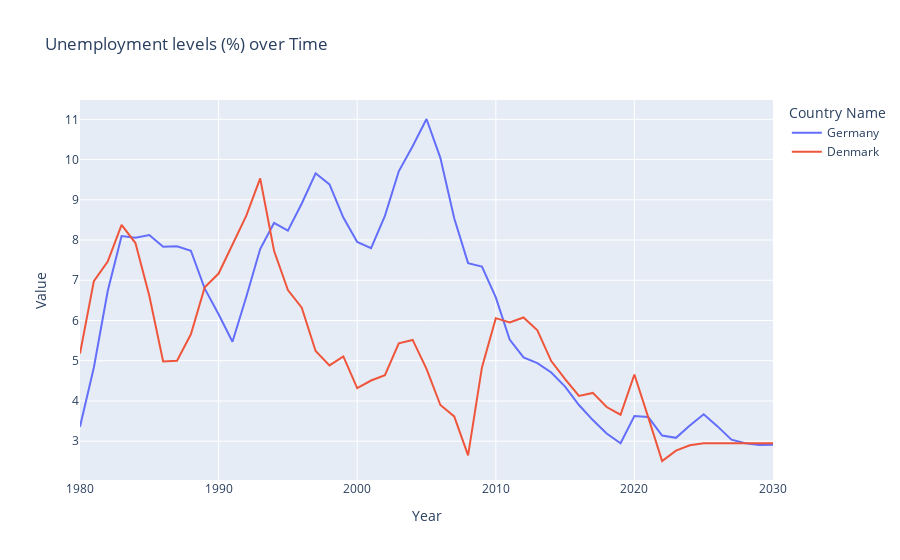

Notebook cell for this chart:
### Code cell
Unemployment(['Denmark','Germany'],df_full_country_list )

### Figure 1 — Plotly figure (JSON) as saved in the notebook; plotly's stock layout.template omitted (floating-point values rounded to 4 significant figures)
{"data": [{"hovertemplate": "Country Name=Germany<br>Year=%{x}<br>Value=%{y}<extra></extra>", "legendgroup": "Germany", "line": {"color": "#636efa", "dash": "solid"}, "marker": {"symbol": "circle"}, "mode": "lines", "name": "Germany", "orientation": "v", "showlegend": true, "type": "scatter", "x": [1980, 1981, 1982, 1983, 1984, 1985, 1986, 1987, 1988, 1989, 1990, 1991, 1992, 1993, 1994, 1995, 1996, 1997, 1998, 1999, 2000, 2001, 2002, 2003, 2004, 2005, 2006, 2007, 2008, 2009, 2010, 2011, 2012, 2013, 2014, 2015, 2016, 2017, 2018, 2019, 2020, 2021, 2022, 2023, 2024, 2025, 2026, 2027, 2028, 2029, 2030], "xaxis": "x", "y": [3.359, 4.831, 6.734, 8.099, 8.058, 8.124, 7.834, 7.843, 7.735, 6.79, 6.155, 5.47, 6.592, 7.775, 8.425, 8.233, 8.908, 9.658, 9.383, 8.558, 7.95, 7.8, 8.6, 9.708, 10.33, 11.01, 10.04, 8.542, 7.425, 7.342, 6.575, 5.525, 5.083, 4.942, 4.708, 4.358, 3.9, 3.525, 3.192, 2.95, 3.625, 3.6, 3.142, 3.083, 3.392, 3.669, 3.368, 3.037, 2.949, 2.907, 2.912], "yaxis": "y"}, {"hovertemplate": "Country Name=Denmark<br>Year=%{x}<br>Value=%{y}<extra></extra>", "legendgroup": "Denmark", "line": {"color": "#EF553B", "dash": "solid"}, "marker": {"symbol": "circle"}, "mode": "lines", "name": "Denmark", "orientation": "v", "showlegend": true, "type": "scatter", "x": [1980, 1981, 1982, 1983, 1984, 1985, 1986, 1987, 1988, 1989, 1990, 1991, 1992, 1993, 1994, 1995, 1996, 1997, 1998, 1999, 2000, 2001, 2002, 2003, 2004, 2005, 2006, 2007, 2008, 2009, 2010, 2011, 2012, 2013, 2014, 2015, 2016, 2017, 2018, 2019, 2020, 2021, 2022, 2023, 2024, 2025, 2026, 2027, 2028, 2029, 2030], "xaxis": "x", "y": [5.177, 6.98, 7.466, 8.375, 7.925, 6.617, 4.983, 5.0, 5.658, 6.825, 7.167, 7.867, 8.608, 9.533, 7.733, 6.758, 6.317, 5.242, 4.883, 5.108, 4.317, 4.508, 4.642, 5.433, 5.517, 4.8, 3.9, 3.617, 2.65, 4.833, 6.058, 5.95, 6.075, 5.758, 4.992, 4.542, 4.125, 4.2, 3.85, 3.658, 4.658, 3.592, 2.508, 2.767, 2.9, 2.95, 2.95, 2.95, 2.95, 2.95, 2.95], "yaxis": "y"}], "layout": {"legend": {"title": {"text": "Country Name"}, "tracegroupgap": 0}, "title": {"text": "Unemployment levels (%) over Time"}, "xaxis": {"anchor": "y", "domain": [0, 1], "title": {"text": "Year"}}, "yaxis": {"anchor": "x", "domain": [0, 1], "title": {"text": "Value"}}}}
